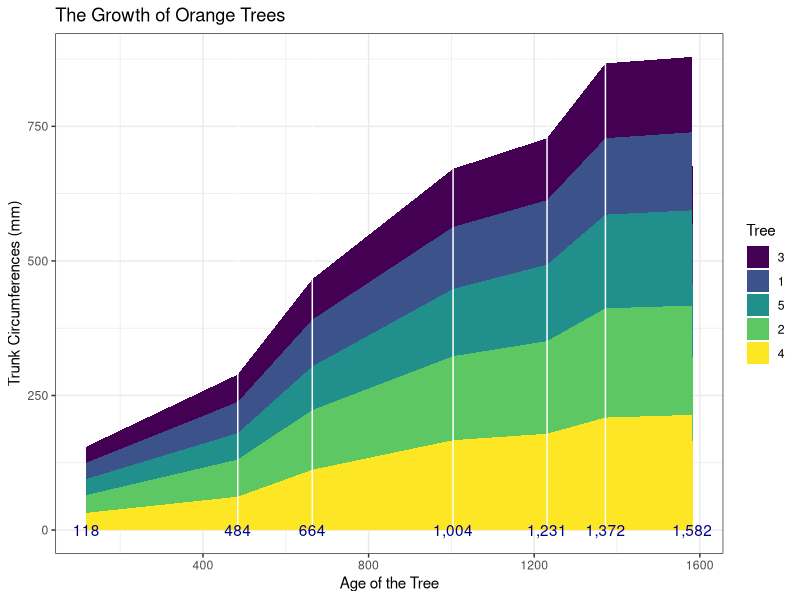
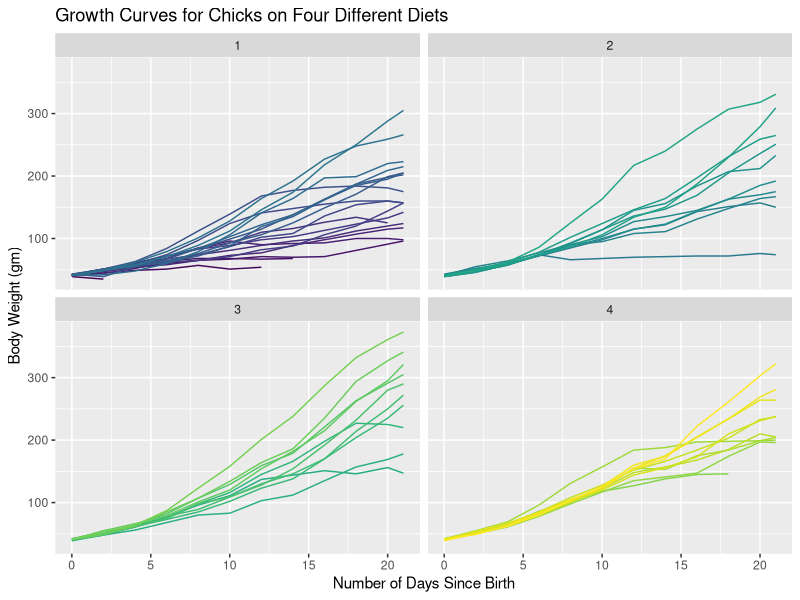
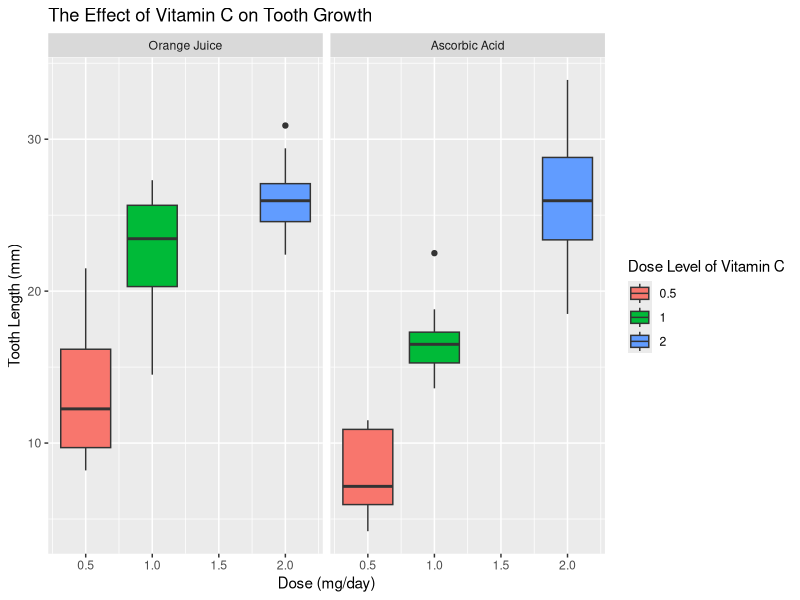
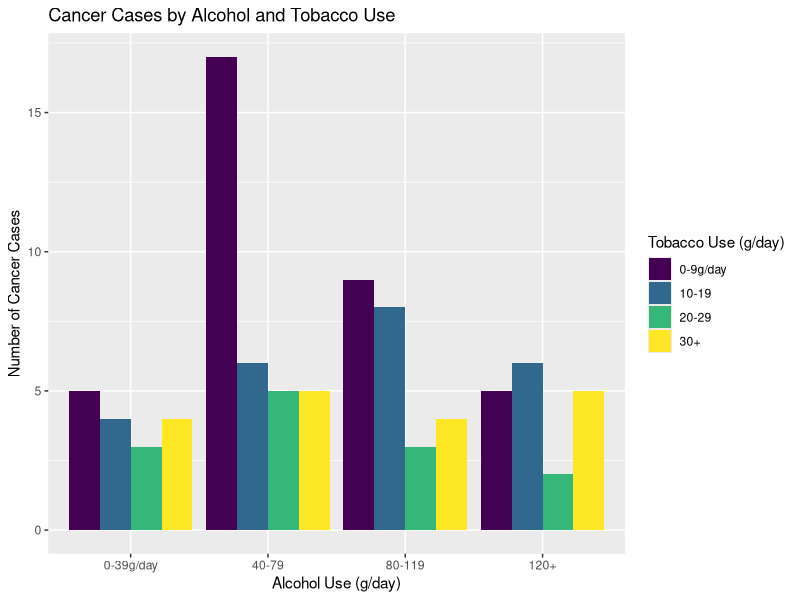

Reproduce these figures in R, in order.
## ---- chunk 1
library(tidyverse)
data(Orange)
data(ChickWeight)
data(ToothGrowth)
data(esoph)
## ---- chunk 2
library(tidyverse)
ggplot(data = Orange) +
  geom_area(mapping = aes(x = age, y = circumference, fill = Tree)) +
  theme_bw() +
  xlab('Age of the Tree') +
  ylab('Trunk Circumferences (mm)') +
  geom_vline(xintercept = 484, color='white') +
  geom_vline(xintercept = 664, color='white') +
  geom_vline(xintercept = 1004, color='white') +
  geom_vline(xintercept = 1231, color='white') +
  geom_vline(xintercept = 1372, color='white') +
  annotate('text', label='484', x=484, y=0, color='darkblue') +
  annotate('text', label='664', x=664, y=0, color='darkblue') +
  annotate('text', label='1,004', x=1004, y=0, color='darkblue') +
  annotate('text', label='1,231', x=1231, y=0, color='darkblue') +
  annotate('text', label='1,372', x=1372, y=0, color='darkblue') +
  annotate('text', label='118', x=118, y=0, color='darkblue') +
  annotate('text', label='1,582', x=1582, y=0, color='darkblue') +
  ggtitle("The Growth of Orange Trees")
## ---- chunk 3
library(tidyverse)
ggplot(data=ChickWeight, mapping = aes(x = Time, y = weight, color = Chick)) + 
  geom_line(show.legend = FALSE) + 
  facet_wrap(~Diet, nrow = 2) + 
  xlab('Number of Days Since Birth') + 
  ylab('Body Weight (gm)') + 
  ggtitle("Growth Curves for Chicks on Four Different Diets")
## ---- chunk 4
library(tidyverse)
facet_label <- c(OJ = "Orange Juice", VC = "Ascorbic Acid")
ggplot(data = ToothGrowth, mapping = aes(x = dose, y = len, fill = factor(dose))) + 
  geom_boxplot() + 
  facet_grid(.~supp, labeller = labeller(supp = facet_label)) +
  labs(fill = "Dose Level of Vitamin C", x = "Dose (mg/day)", y = "Tooth Length (mm)", title = "The Effect of Vitamin C on Tooth Growth")
## ---- chunk 5
library(tidyverse)
ggplot(data = esoph, mapping = aes(x = alcgp, y = ncases, fill = tobgp)) +
  geom_bar(position = "dodge", stat = "identity") +
  labs(fill = "Tobacco Use (g/day)", x = "Alcohol Use (g/day)", y = "Number of Cancer Cases", title = "Cancer Cases by Alcohol and Tobacco Use")
